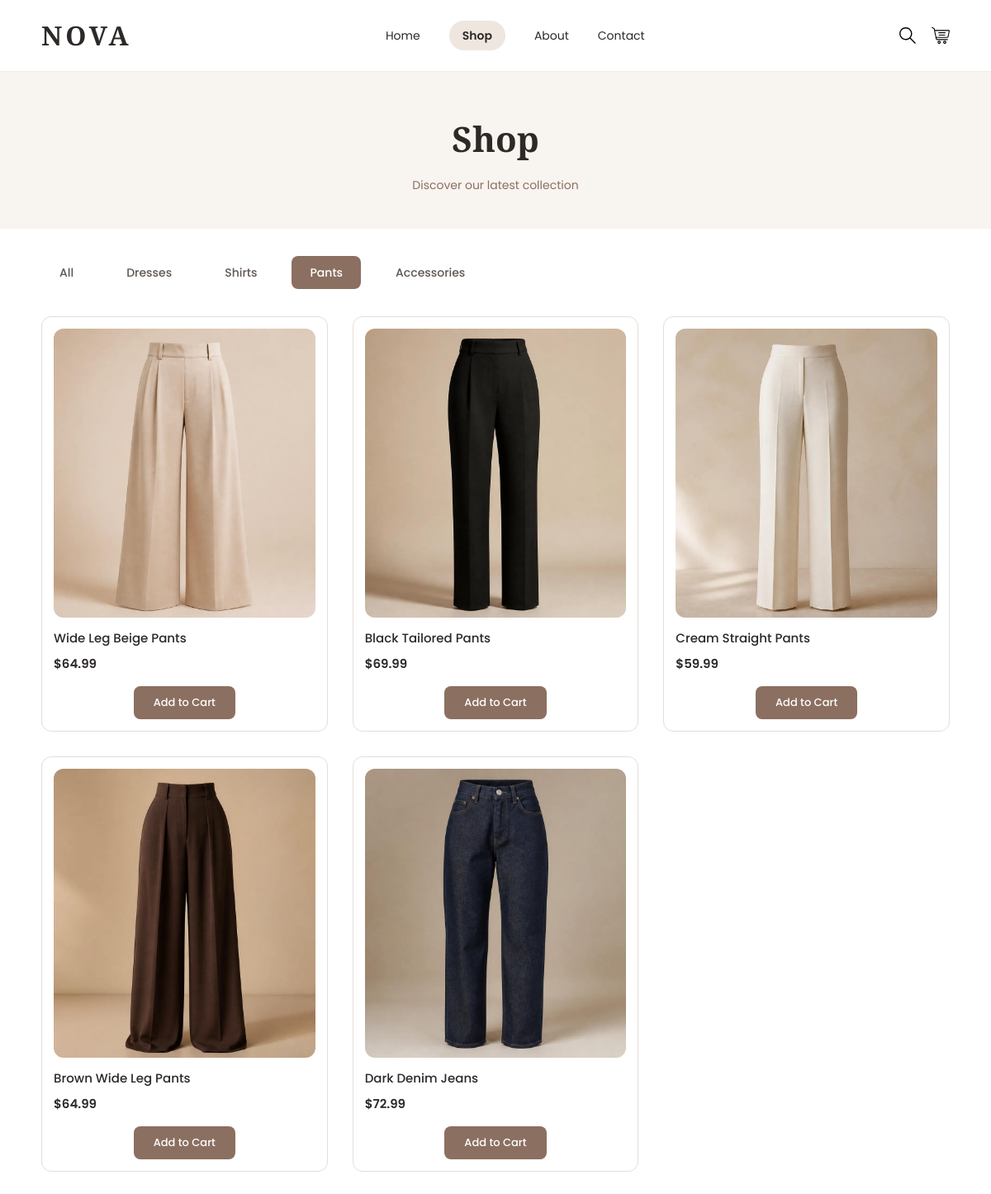
Page /shop.php?category=3 on the committed database.
### tables this page shows
CREATE TABLE IF NOT EXISTS `categories` (
  `id` int UNSIGNED NOT NULL AUTO_INCREMENT,
  `name` varchar(100) DEFAULT NULL,
  `image` varchar(255) DEFAULT NULL,
  `created_at` timestamp NULL DEFAULT CURRENT_TIMESTAMP,
  PRIMARY KEY (`id`)
);

CREATE TABLE IF NOT EXISTS `products` (
  `id` int UNSIGNED NOT NULL AUTO_INCREMENT,
  `name` varchar(100) NOT NULL,
  `description` text NOT NULL,
  `price` decimal(10,2) NOT NULL,
  `stock` int UNSIGNED NOT NULL DEFAULT '0',
  `size` varchar(50) NOT NULL,
  `color` varchar(50) NOT NULL,
  `material` varchar(100) NOT NULL,
  `image` varchar(255) NOT NULL,
  `category_id` int NOT NULL,
  `created_at` timestamp NOT NULL DEFAULT CURRENT_TIMESTAMP,
  PRIMARY KEY (`id`)
);

### shop.php (the view, shortened to what this page needs)
<?php
require_once "config.php";
$stmt = $pdo->query("SELECT * FROM categories");
$categories = $stmt->fetchAll(PDO::FETCH_ASSOC);
$categoryId = $_GET['category'] ?? null;
if ($categoryId) {
    $statement = $pdo->prepare(
            "SELECT * FROM products WHERE category_id = ?"
    );
    $statement->execute([$categoryId]);
} else {
    $statement = $pdo->query("SELECT * FROM products");
}
$products = $statement->fetchAll(PDO::FETCH_ASSOC);
?>
<!DOCTYPE html>
<html lang="en">
<head>
    <link rel="stylesheet" href="css/style.css">
    <link rel="stylesheet" href="css/responsive.css">
</head>
<body>
<header class="navbar">
    <nav class="menuItem">
        <div class="logo">
            <a href="index.php">NOVA</a>
        </div>
        <ul class="navLinks">
            <li>
                <a href="index.php">
                    Home
                </a>
            </li>
            <li><a href="shop.php" class="active">Shop</a></li>
            <li><a href="about.php">About</a></li>
            <li><a href="contact.php">Contact</a></li>
        </ul>
        <div class="desktopIcons">
            <button class="searchIcon">
                <img src="images/search.svg" alt="Search"/>
            </button>
            <a href="cart.php" class="cartIcon">
                <img src="images/cart.svg" alt="Cart"/>
            </a>
        </div>
    </nav>
</header>
<section class="shopHeader">
    <h2>Shop</h2>
    <p>
        Discover our latest collection
    </p>
</section>
<nav class="categoryNav">
    <ul>
        <li>
            <a
                    href="shop.php"
                    class="<?= $categoryId === null ? 'active' : '' ?>"
            >
                All
            </a>
        </li>
        <?php foreach ($categories as $category): ?>
            <li>
                <a
                        href="shop.php?category=<?= $category['id'] ?>"
                        class="<?= $categoryId == $category['id'] ? 'active' : '' ?>"
                >
                    <?= $category['name'] ?>
                </a>
            </li>
        <?php endforeach; ?>
    </ul>
</nav>
<div class="productGrid">
    <?php foreach ($products as $product): ?>
        <div class="productCard" id="<?= htmlspecialchars($product['id']) ?>">
            <div class="productCardImg">
                <img src="<?= htmlspecialchars($product['image']) ?>"
                     alt="<?= htmlspecialchars($product['name']) ?>">
            </div>
            <p class="productName"><?= htmlspecialchars($product['name']) ?></p>
            <p class="price">$<?= htmlspecialchars($product['price']) ?></p>
            <button class="addtoCart">Add to Cart</button>
        </div>
    <?php endforeach; ?>
</div>
</body>
</html>

### css/style.css (style rules this page uses)
:root { --color-primary: #8b6f61; --color-primary-dark: #6f5549; --color-primary-light: #eee6df; --color-bg: #ffffff; --color-bg-alt: #f8f4f0; --color-border: #e5ddd7; --color-text: #2c2927; --color-text-muted: #5f5752; --color-text-light: #8b6f61; --font-heading: "Playfair Display", serif; --font-body: "Poppins", sans-serif; --radius-md: 8px; --radius-lg: 12px; --radius-full: 50%; --shadow-md: 0 8px 25px rgba(44, 41, 39, 0.1); --shadow-lg: 0 12px 35px rgba(44, 41, 39, 0.15); --transition-base: 0.3s ease; --transition-slow: 0.5s ease; }
* { margin: 0; padding: 0; box-sizing: border-box; }
body { font-family: var(--font-body); color: var(--color-text); background-color: var(--color-bg); line-height: 1.7; font-size: 15px; padding-top: 72px; }
ul { list-style: none; }
a { text-decoration: none; color: inherit; transition: color var(--transition-base); }
img { max-width: 100%; display: block; }
button { font-family: inherit; cursor: pointer; }
.navbar { position: fixed; top: 0; left: 0; width: 100%; z-index: 1000; background-color: rgba(255, 255, 255, 0.95); backdrop-filter: blur(12px); -webkit-backdrop-filter: blur(12px); border-bottom: 1px solid rgba(229, 221, 215, 0.5); }
nav { display: flex; justify-content: space-between; align-items: center; width: 100%; padding: 16px 50px; }
.menuItem { display: flex; justify-content: space-between; align-items: center; width: 100%; }
.logo a { color: var(--color-text); font-family: var(--font-heading); font-size: 32px; font-weight: 600; letter-spacing: 4px; }
.navLinks { display: flex; align-items: center; gap: 35px; }
.navLinks a { color: var(--color-text); font-size: 14px; }
.navLinks li a.active { background-color: var(--color-primary-light); padding: 8px 16px; border-radius: 32px; font-weight: 600; }
.desktopIcons { display: flex; align-items: center; gap: 18px; }
.desktopIcons button { background: none; border: none; padding: 0; display: flex; align-items: center; }
.desktopIcons img { width: 22px; height: 22px; object-fit: contain; }
.productGrid { display: grid; grid-template-columns: repeat(3, 1fr); gap: 30px; }
.productCard { border: 1px solid var(--color-border); padding: 14px; border-radius: var(--radius-lg); background-color: white; transition: all var(--transition-base); display: flex; flex-direction: column; }
.productCardImg { height: 350px; border-radius: var(--radius-lg); overflow: hidden; background-color: var(--color-bg-alt); }
.productCardImg img { width: 100%; height: 100%; object-fit: cover; transition: transform var(--transition-slow); }
.productName { font-size: 15px; font-weight: 500; margin-top: 12px; }
.price { font-size: 15px; font-weight: 600; color: var(--color-text); margin-top: 6px; }
.addtoCart { display: block; width: fit-content; margin: 14px auto 0; padding: 10px 24px; background-color: var(--color-primary); color: white; border: none; border-radius: var(--radius-md); font-family: var(--font-body); font-size: 13px; font-weight: 500; cursor: pointer; transition: all var(--transition-base); }
.shopHeader { padding: 60px 50px 40px; text-align: center; background-color: var(--color-bg-alt); }
.shopHeader h2 { font-family: var(--font-heading); font-size: 42px; font-weight: 600; }
.shopHeader p { margin-top: 10px; font-size: 14px; color: var(--color-text-light); }
.categoryNav { width: 100%; padding: 40px 50px; }
.categoryNav ul { display: flex; justify-content: center; align-items: center; gap: 20px; flex-wrap: wrap; }
.categoryNav a { color: var(--color-text-muted); font-size: 14px; font-weight: 500; padding: 10px 22px; border-radius: var(--radius-md); transition: all var(--transition-base); }
.categoryNav a:hover, .categoryNav a.active { color: white; background-color: var(--color-primary); }
.shopHeader + .categoryNav + .productGrid { padding: 0 50px 60px; }

### rows in the picture
categories: name "Dresses"
categories: name "Shirts"
categories: name "Pants"
categories: name "Accessories"
products: image+name (picture), name "Wide Leg Beige Pants", price "64.99"
products: image+name (picture), name "Black Tailored Pants", price "69.99"
products: image+name (picture), name "Cream Straight Pants", price "59.99"
products: image+name (picture), name "Brown Wide Leg Pants", price "64.99"
products: image+name (picture), name "Dark Denim Jeans", price "72.99"
